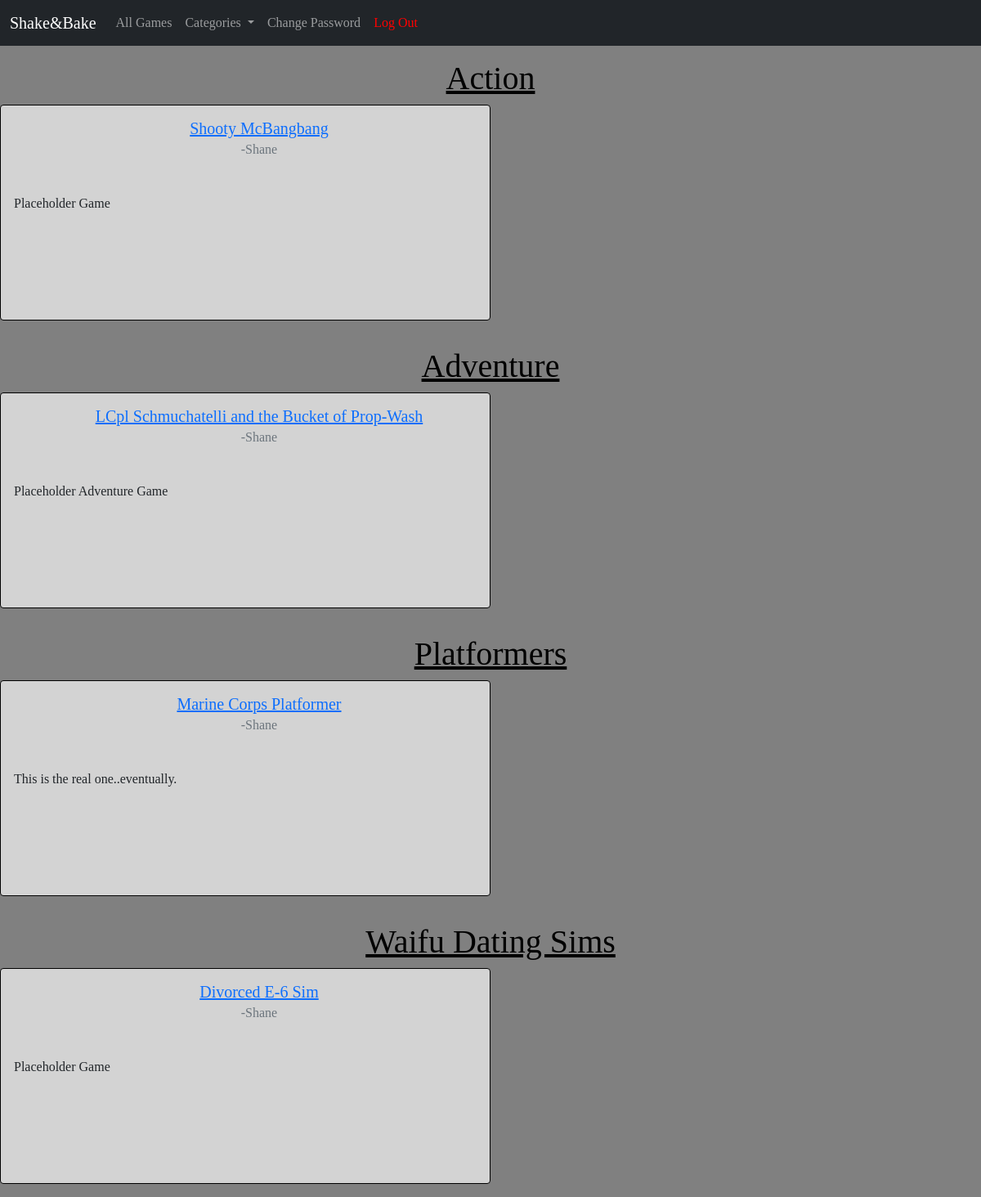
/articles/ (signed in), run on the app's committed database.
### articles/models.py (models this page shows, shortened)
class Article(models.Model):
    title=models.CharField(max_length=200)
    body=models.TextField()
    author=models.ForeignKey(
        get_user_model(),
        on_delete=models.CASCADE
    )
    created_on=models.DateTimeField(auto_now_add=True)
    category = models.CharField(max_length=200, default="None")

### accounts/models.py (models this page shows)
class CustomUser(AbstractUser):
    role = models.CharField(max_length=255)
    department = models.CharField(max_length=255, default="None")

### articles/views.py (the view)
# urls.py: path('', ArticleListView.as_view(), name='article_list'),
class ArticleListView(LoginRequiredMixin, ListView):
    model=Article
    template_name="article_list.html"

### templates/article_list.html (shortened to what this page needs)
{% extends 'base.html' %}
{% block content %}
    <div class="article-list">
        <h1><a href="{% url 'front_page' %}">Action</a></h1>
        <div class="article-list-section">
            {% for article in article_list %}
                {% if article.category == 'Front-Page' %}
                    <div class="card">
                        <div class="card-body">
                            <div class="top-of-card">
                                <div class="title-author">
                                    <h5 class="card-title"><a href="{% url 'article_detail' article.id %}">{{article.title|truncatechars:50}}</a></h5>
                                    <h6 class="card-subtitle mb-2 text-muted author">-{{article.author}}</h6>
                                </div>
                            </div>
                            <div class="article-info">
                                <p class="card-text">{{article.body|truncatechars:100}}</p>
                            </div>
                        </div>
                    </div>
                {% endif %}
            {% endfor %}
        </div>
        <h1><a href="{% url 'local' %}">Adventure</a></h1>
        <div class="article-list-section">
            {% for article in article_list %}
                {% if article.category == 'Local' %}
                    <div class="card">
                        <div class="card-body">
                            <div class="top-of-card">
                                <div class="title-author">
                                    <h5 class="card-title"><a href="{% url 'article_detail' article.id %}">{{article.title|truncatechars:50}}</a></h5>
                                    <h6 class="card-subtitle mb-2 text-muted author">-{{article.author}}</h6>
                                </div>
                            </div>
                            <div class="article-info">
                                <p class="card-text">{{article.body|truncatechars:100}}</p>
                            </div>
                        </div>
                    </div>
                {% endif %}
            {% endfor %}
        </div>
        <h1><a href="{% url 'sports' %}">Platformers</a></h1>
        <div class="article-list-section">
            {% for article in article_list %}
                {% if article.category == 'Sports' %}
                    <div class="card">
                        <div class="card-body">
                            <div class="top-of-card">
                                <div class="title-author">
                                    <h5 class="card-title"><a href="{% url 'article_detail' article.id %}">{{article.title|truncatechars:50}}</a></h5>
                                    <h6 class="card-subtitle mb-2 text-muted author">-{{article.author}}</h6>
                                </div>
                            </div>
                            <div class="article-info">
                                <p class="card-text">{{article.body|truncatechars:100}}</p>
                            </div>
                        </div>
                    </div>
                {% endif %}
            {% endfor %}
        </div>
        <h1><a href="{% url 'travel' %}">Waifu Dating Sims</a></h1>
        <div class="article-list-section">
            {% for article in article_list %}
                {% if article.category == 'Travel' %}
                    <div class="card">
                        <div class="card-body">
                            <div class="top-of-card">
                                <div class="title-author">
                                    <h5 class="card-title"><a href="{% url 'article_detail' article.id %}">{{article.title|truncatechars:50}}</a></h5>
                                    <h6 class="card-subtitle mb-2 text-muted author">-{{article.author}}</h6>
                                </div>
                            </div>
                            <div class="article-info">
                                <p class="card-text">{{article.body|truncatechars:100}}</p>
                            </div>
                        </div>
                    </div>
                {% endif %}
            {% endfor %}
        </div>
    </div>
{% endblock content %}

### static/css/base.css (style rules this page uses)
body { font-family: 'EB Garamond', serif; background-color: grey; width: 100%; }
.article-list { display: flex; flex-direction: column; text-align: center; }
.article-list h1 { margin-top: 1rem; }
.article-list h1 a { color: black; }
.article-list .article-list-section { display: flex; flex-direction: row; flex-wrap: wrap; margin-bottom: 1rem; }
.article-list .card { display: flex; width: 50%; height: 33vh; background-color: lightgrey; border: .5px solid black; }
.article-list .card-body { display: flex; flex-direction: column; width: 100%; height: 25vh; justify-content: space-between; }
.article-list .top-of-card { display: flex; flex-direction: row; }
.article-list .title-author { width: 100%; height: 25%; margin-left: 6%; }
.article-list .article-info { display: flex; flex-direction: row; text-align: center; width: 100%; height: 60%; justify-content: space-between; }
.article-list .card-text { height: 100%; width: 100%; text-align: left; }

### data on the page
Article: title "Shooty McBangbang", author "Shane", body "Placeholder Game"
Article: title "LCpl Schmuchatelli and the Bucket of Prop-Wash", author "Shane", body "Placeholder Adventure Game"
Article: title "Marine Corps Platformer", author "Shane", body "This is the real one..eventually."
Article: title "Divorced E-6 Sim", author "Shane", body "Placeholder Game"
